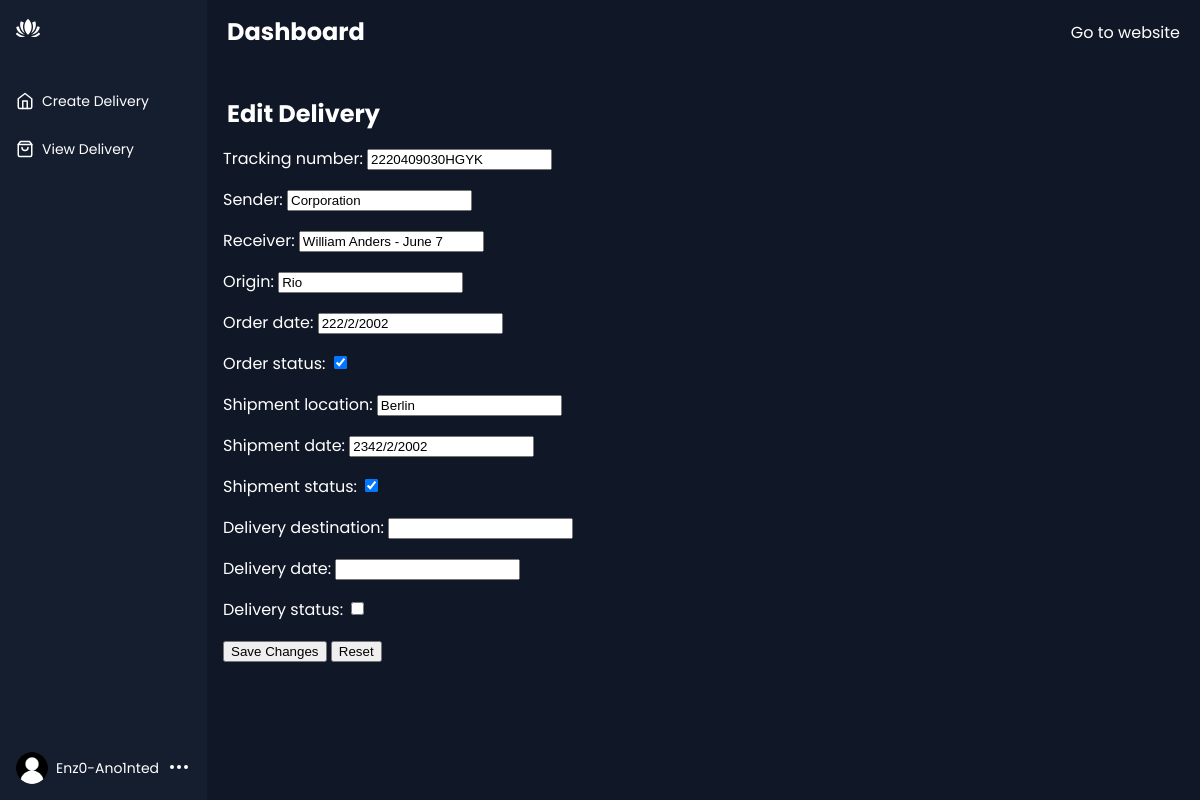
Page /2/edit/ on the committed database.
### mayne/models.py (models this page shows, shortened)
class Delivery(models.Model):
    tracking_number = models.CharField(max_length=200)
    sender = models.CharField(max_length=300)
    receiver = models.CharField(max_length=300)
    origin = models.CharField(max_length=400)
    order_date = models.CharField(max_length=100)
    order_status = models.BooleanField(default=False)
    shipment_location = models.CharField(max_length=400)
    shipment_date = models.CharField(max_length=100)
    shipment_status = models.BooleanField(default=False)
    delivery_destination = models.CharField(max_length=400)
    delivery_date = models.CharField(max_length=100)
    delivery_status = models.BooleanField(default=False)

### mayne/views.py (the view)
# urls.py: path("<int:id>/edit/", views.edit, name="edit"),
def edit(request, id):
    delivery = Delivery.objects.get(id=id)
    if request.method == 'POST':
        edit_delivery_form = EditDelivery(request.POST, instance=delivery)
        if edit_delivery_form.is_valid():
            if delivery.order_status is False:
                delivery.order_date = ""
                delivery.shipment_location = ""
                delivery.shipment_date = ""
                delivery.shipment_status = False
                delivery.delivery_destination = ""
                delivery.delivery_date = ""
                delivery.delivery_status = False
            elif delivery.order_status is True and delivery.shipment_status is False:
                delivery.shipment_location = ""
                delivery.shipment_date = ""
                delivery.delivery_destination = ""
                delivery.delivery_date = ""
                delivery.delivery_status = False
            elif delivery.order_status is True and delivery.shipment_status is True and delivery.delivery_status is False:
                delivery.delivery_destination = ""
                delivery.delivery_date = ""
            edit_delivery_form.save()
            return redirect("view")
    else:
        edit_delivery_form = EditDelivery(instance=delivery)
    context = {'delivery': delivery,
               'edit_delivery_form': edit_delivery_form}
    return render(request, 'mayne/edit_delivery.html', context)

### mayne/forms.py
class EditDelivery(forms.ModelForm):
    class Meta:
        model = Delivery
        fields = '__all__'

### mayne/templates/mayne/edit_delivery.html (shortened to what this page needs)
{% extends 'mayne/create.html' %}
{% load static %}
{% block content %}
<br>
<br>
<div class="app-content-header">
    <h2 class="app-content-headerText">Edit Delivery</h2>
</div>
<form method="post" style="color: white;">
    {{ edit_delivery_form.as_p }}
    <button type="submit" name="save">Save Changes</button>
    <button type="reset">Reset</button>
</form>
{% endblock %}

### mystaticfiles/style2.css (style rules this page uses)
* { box-sizing: border-box; }
:root { --app-bg: #101827; --sidebar: rgba(21, 30, 47,1); --sidebar-main-color: #fff; --table-border: #1a2131; --table-header: #1a2131; --app-content-main-color: #fff; --sidebar-link: #fff; --sidebar-active-link: #1d283c; --sidebar-hover-link: #1a2539; --action-color: #2869ff; --action-color-hover: #6291fd; --app-content-secondary-color: #1d283c; --filter-reset: #2c394f; --filter-shadow: rgba(16, 24, 39, 0.8) 0px 6px 12px -2px, rgba(0, 0, 0, 0.3) 0px 3px 7px -3px; }
body, html { margin: 0; padding: 0; height: 100%; width: 100%; }
body { font-family: "Poppins", sans-serif; -webkit-font-smoothing: antialiased; -moz-osx-font-smoothing: grayscale; }
.app-content-header { display: flex; align-items: center; justify-content: space-between; padding: 0 4px; }
.app-content-headerText { color: var(--app-content-main-color); font-size: 24px; line-height: 32px; margin: 0; }

### rows in the picture
Delivery: tracking_number "2220409030HGYK", sender "Corporation", receiver "William Anders - June 7", origin "Rio", order_date "222/2/2002", order_status "☑", shipment_location "Berlin", shipment_date "2342/2/2002", shipment_status "☑"
